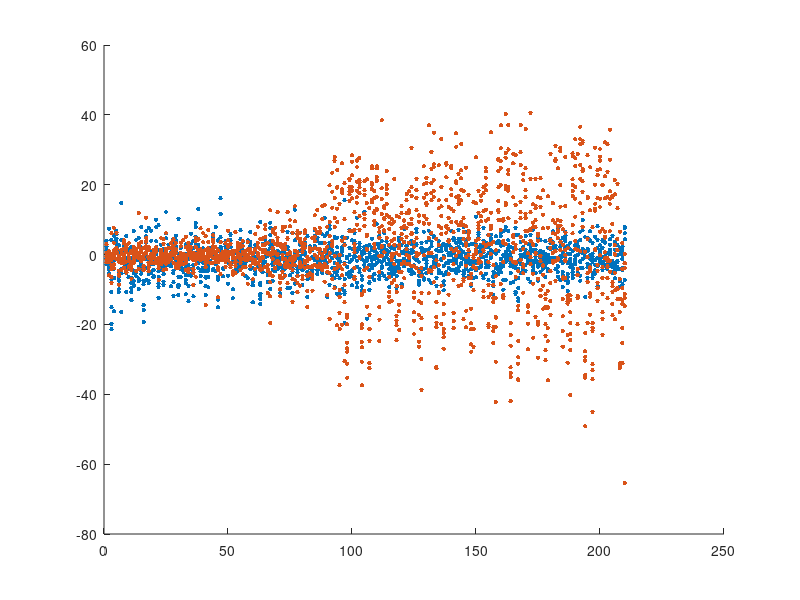

Reproduce this figure in MATLAB. (Note: this script raises an error after producing the figure.)
%% ImplicitAdaptationFigures
% This code is used to statistically analyze data output by BUMProcessor.m,
% and produce raw figures for data presentation
%
% By Charles Xu @ UCSD
%
%% Initialize
clear
close all
load('allData.mat')

%% Figure 1 - dot plot for relative error of exp 1 and 2
% Used data: allFinal allTarget
f1dot = figure('Name','dot plot for relative error of exp 1 and 2','NumberTitle','off');
hold on

% Plot exp 1
for i = 1:8
    x = linspace(1,210,210);
    y = allFinal{1,1}{1,i} - allTarget{1,1}{1,i};
    p1 = plot(x,y,'.','Color','#0072BD','MarkerSize',10);
end

% Plot exp 2
for i = 1:8
    x = linspace(1,210,210);
    y = allFinal{1,2}{1,i} - allTarget{1,2}{1,i};
    p2 = plot(x,y,'.b','Color','#D95319','MarkerSize',10);
end

xline(90,'--')
yline(0,'--')
xlim([0 210])
ylim([-70 70])
legend([p1,p2],{'Experiment 1','Experiment 2'})
hold off

%% Figure 1 - line plot for absolute error of exp 1 and 2
% Used data: allFinal allTarget
f1line = figure('Name','line plot for absolute error of exp 1 and 2','NumberTitle','off');
hold on

% Plot exp 1
y = zeros(1,210);
for i = 1:8
    y = y + abs(allFinal{1,1}{1,i} - allTarget{1,1}{1,i});
end
x = linspace(1,210,210);
y = y/8;
p1 = plot(x,y,'.-','Color','#0072BD','MarkerSize',10);

clear x y

% Plot exp 2
y = zeros(1,210);
for i = 1:8
    y = y + abs(allFinal{1,2}{1,i} - allTarget{1,2}{1,i});
end
x = linspace(1,210,210);
y = y/8;
p2 = plot(x,y,'.-','Color','#D95319','MarkerSize',10);

clear x y

xline(90,'--')
yline(0,'--')
xlim([0 210])
ylim([0 35])
legend([p1,p2],{'Experiment 1','Experiment 2'})
hold off

%% Figure 1 - distribution of relative error test phase of exp 1 and 2
% Used data
f1histRel = figure('Name','distribution of relative error during test phase of exp 1 and 2','NumberTitle','off');
hold on

x = [];
for i = 1:8
    rel = (allFinal{1,1}{1,i} - allTarget{1,1}{1,i});
    rel = rel(1,91:end);
    x = [x rel];
end
p1 = histogram(x,[-70:2:70]);

y = [];
for i = 1:8
    rel = (allFinal{1,2}{1,i} - allTarget{1,2}{1,i});
    rel = rel(1,91:end);
    y = [y rel];
end
p2 = histogram(y,[-70:2:70]);

xlim([-70 70])
ylim([0 200])
legend([p1,p2],{'Experiment 1','Experiment 2'})
hold off

clear x y

%% Figure 2 - dot plot for relative error of exp 2 and 3
% Used data: allFinal allTarget
f2dot = figure('Name','dot plot for relative error of exp 2 and 3','NumberTitle','off');
hold on

% Plot exp 2
for i = 1:8
    x = linspace(1,210,210);
    y = allFinal{1,2}{1,i} - allTarget{1,2}{1,i};
    p1 = plot(x,y,'.','Color','#0072BD','MarkerSize',10);
end

% Plot exp 3
for i = 1:8
    x = linspace(1,210,210);
    y = allFinal{1,3}{1,i} - allTarget{1,3}{1,i};
    p2 = plot(x,y,'.b','Color','#D95319','MarkerSize',10);
end

xline(90,'--')
yline(0,'--')
xlim([0 210])
ylim([-70 70])
legend([p1,p2],{'Experiment 2','Experiment 3'})
hold off

%% Figure 2 - line plot for absolute error of exp 2 and 3
% Used data: allFinal allTarget
f2line = figure('Name','line plot for absolute error of exp 2 and 3','NumberTitle','off');
hold on

% Plot exp 2
y = zeros(1,210);
for i = 1:8
    y = y + abs(allFinal{1,2}{1,i} - allTarget{1,2}{1,i});
end
x = linspace(1,210,210);
y = y/8;
p1 = plot(x,y,'.-','Color','#0072BD','MarkerSize',10);

clear x y

% Plot exp 3
y = zeros(1,210);
for i = 1:8
    y = y + abs(allFinal{1,3}{1,i} - allTarget{1,3}{1,i});
end
x = linspace(1,210,210);
y = y/8;
p2 = plot(x,y,'.-','Color','#D95319','MarkerSize',10);

clear x y

xline(90,'--')
yline(0,'--')
xlim([0 210])
ylim([0 35])
legend([p1,p2],{'Experiment 2','Experiment 3'})
hold off

%% Figure 2 - distribution of relative error test phase of exp 2 and 3
% Used data: allFinal allTarget
f2histRel = figure('Name','distribution of relative error during test phase of exp 2 and 3','NumberTitle','off');
hold on

x = [];
for i = 1:8
    rel = (allFinal{1,2}{1,i} - allTarget{1,2}{1,i});
    rel = rel(1,91:end);
    x = [x rel];
end
p1 = histogram(x,[-70:2:70]);

y = [];
for i = 1:8
    rel = (allFinal{1,3}{1,i} - allTarget{1,3}{1,i});
    rel = rel(1,91:end);
    y = [y rel];
end
p2 = histogram(y,[-70:2:70]);

xlim([-70 70])
ylim([0 200])
legend([p1,p2],{'Experiment 2','Experiment 3'})
hold off

clear x y

%% Paired-samples t test for baseline vs test
% Used data: allFinal allTarget

% Exp 1
baseline1 = [];
test1 = [];
for i = 1:8
    par = abs(allFinal{1,1}{1,i} - allTarget{1,1}{1,i}); % Compare between absolute errors
    parBaseline = mean(par(1,1:90));
    baseline1 = [baseline1 parBaseline];
    parTest = mean(par(1,91:end));
    test1 = [test1 parTest];
end

meanBaseline1 = mean(baseline1);
stdBaseline1 = std(baseline1);
meanTest1 = mean(test1);
stdTest1 = std(test1);

[exp1h,exp1p] = ttest(baseline1,test1); % Paired-sample t test between baseline and test
exp1d = computeCohen_d(baseline1,test1); % Cohen's d for baseline vs test

% Note: according to Cohen and Sawilowsky:
% 
% d = 0.01 --> very small effect size
% d = 0.20 --> small effect size
% d = 0.50 --> medium effect size
% d = 0.80 --> large effect size
% d = 1.20 --> very large effect size
% d = 2.00 --> huge effect size

% Exp 2
baseline2 = [];
test2 = [];
for i = 1:8
    par = abs(allFinal{1,2}{1,i} - allTarget{1,2}{1,i}); % Compare between absolute errors
    parBaseline = mean(par(1,1:90));
    baseline2 = [baseline2 parBaseline];
    parTest = mean(par(1,91:end));
    test2 = [test2 parTest];
end

meanBaseline2 = mean(baseline2);
stdBaseline2 = std(baseline2);
meanTest2 = mean(test2);
stdTest2 = std(test2);

[exp2h,exp2p] = ttest(baseline2,test2); % Paired-sample t test between baseline and test
exp2d = computeCohen_d(baseline2,test2); % Cohen's d for baseline vs test

% Exp 3
baseline3 = [];
test3 = [];
for i = 1:8
    par = abs(allFinal{1,3}{1,i} - allTarget{1,3}{1,i}); % Compare between absolute errors
    parBaseline = mean(par(1,1:90));
    baseline3 = [baseline3 parBaseline];
    parTest = mean(par(1,91:end));
    test3 = [test3 parTest];
end

meanBaseline3 = mean(baseline3);
stdBaseline3 = std(baseline3);
meanTest3 = mean(test3);
stdTest3 = std(test3);

[exp3h,exp3p] = ttest(baseline3,test3); % Paired-sample t test between baseline and test
exp3d = computeCohen_d(baseline3,test3); % Cohen's d for baseline vs test

%% Figure 1 - barplot for experiments 1 and 2
xAxis = categorical({'Experiment 1' 'Experiment 2'});
xAxis = reordercats(xAxis,{'Experiment 1' 'Experiment 2'});
bars12 = [meanBaseline1 meanTest1; meanBaseline2 meanTest2];
err12 = [stdBaseline1 stdTest1; stdBaseline2 stdTest2];

f12bar = figure('Name','absolute error between baseline vs test in experiments 1 and 2','NumberTitle','off');
hold on
p1 = bar(xAxis,bars12);

[ngroups,nbars] = size(bars12); % Calculate the number of groups and number of bars in each group
xErr = nan(nbars, ngroups); % Get the x coordinate of the bars
for i = 1:nbars
    xErr(i,:) = p1(i).XEndPoints;
end

errorbar(xErr',bars12,err12,'Color','k','LineStyle','none')
legend({'Baseline' 'Test'})
hold off

%% Figure 2 - barplot for experiments 2 and 3
xAxis = categorical({'Experiment 2' 'Experiment 3'});
xAxis = reordercats(xAxis,{'Experiment 2' 'Experiment 3'});
bars23 = [meanBaseline2 meanTest2; meanBaseline3 meanTest3];
err23 = [stdBaseline2 stdTest2; stdBaseline3 stdTest3];

f23bar = figure('Name','absolute error between baseline vs test in experiments 2 and 3','NumberTitle','off');
hold on
p1 = bar(xAxis,bars23);

[ngroups,nbars] = size(bars23); % Calculate the number of groups and number of bars in each group
xErr = nan(nbars, ngroups); % Get the x coordinate of the bars
for i = 1:nbars
    xErr(i,:) = p1(i).XEndPoints;
end

errorbar(xErr',bars23,err23,'Color','k','LineStyle','none')
legend({'Baseline' 'Test'})
hold off

%% Two-way ANOVA for time (baseline and test) and experiments
% Used data: allFinal allTarget

latetest1 = [];
for i = 1:8
    par = abs(allFinal{1,1}{1,i} - allTarget{1,1}{1,i}); % Compare between absolute errors
    parLatetest = mean(par(1,121:end));
    latetest1 = [latetest1 parLatetest];
end

latetest2 = [];
for i = 1:8
    par = abs(allFinal{1,2}{1,i} - allTarget{1,2}{1,i}); % Compare between absolute errors
    parLatetest = mean(par(1,121:end));
    latetest2 = [latetest2 parLatetest];
end

latetest3 = [];
for i = 1:8
    par = abs(allFinal{1,3}{1,i} - allTarget{1,3}{1,i}); % Compare between absolute errors
    parLatetest = mean(par(1,121:end));
    latetest3 = [latetest3 parLatetest];
end

% Two-way ANOVA for experiments 1 vs 2
ANOVAData12 = [baseline1 latetest1; baseline2 latetest2]'; % Columns: experiment; rows: time
[exp12p,exp12table,exp12stats] = anova2(ANOVAData12,8);

% Two-way ANOVA for experiments 2 vs 3
ANOVAData23 = [baseline2 latetest2; baseline3 latetest3]'; % Columns: experiment; rows: time
[exp23p,exp23table,exp23stats] = anova2(ANOVAData23,8);

%% Save figures

saveas(f1dot,'F1A.pdf')
saveas(f1line,'F1B.pdf')
saveas(f1histRel,'F1C.pdf')
saveas(f12bar,'F1D.pdf')
saveas(f2dot,'F2A.pdf')
saveas(f2line,'F2B.pdf')
saveas(f2histRel,'F2C.pdf')
saveas(f23bar,'F2D.pdf')
